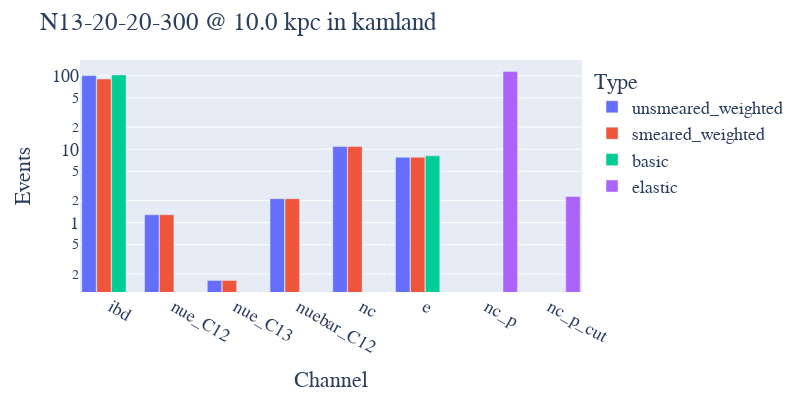

Notebook code for this chart:
### Code cell
totals = pnut.event_totals(sn, detector)
beer.bar_totals(sn, detector, totals)

### Figure 1 — Plotly figure (JSON) as saved in the notebook; plotly's stock layout.template omitted (floating-point values rounded to 4 significant figures)
{"data": [{"alignmentgroup": "True", "hovertemplate": "Type=unsmeared_weighted<br>Channel=%{x}<br>Events=%{y}<extra></extra>", "legendgroup": "unsmeared_weighted", "marker": {"color": "#636efa", "pattern": {"shape": ""}}, "name": "unsmeared_weighted", "offsetgroup": "unsmeared_weighted", "orientation": "v", "showlegend": true, "textposition": "auto", "type": "bar", "x": ["ibd", "nue_C12", "nue_C13", "nuebar_C12", "nc", "e"], "xaxis": "x", "y": [100.5, 1.28, 0.1636, 2.119, 10.87, 7.761], "yaxis": "y"}, {"alignmentgroup": "True", "hovertemplate": "Type=smeared_weighted<br>Channel=%{x}<br>Events=%{y}<extra></extra>", "legendgroup": "smeared_weighted", "marker": {"color": "#EF553B", "pattern": {"shape": ""}}, "name": "smeared_weighted", "offsetgroup": "smeared_weighted", "orientation": "v", "showlegend": true, "textposition": "auto", "type": "bar", "x": ["ibd", "nue_C12", "nue_C13", "nuebar_C12", "nc", "e"], "xaxis": "x", "y": [90.4, 1.28, 0.1635, 2.119, 10.87, 7.76], "yaxis": "y"}, {"alignmentgroup": "True", "hovertemplate": "Type=basic<br>Channel=%{x}<br>Events=%{y}<extra></extra>", "legendgroup": "basic", "marker": {"color": "#00cc96", "pattern": {"shape": ""}}, "name": "basic", "offsetgroup": "basic", "orientation": "v", "showlegend": true, "textposition": "auto", "type": "bar", "x": ["ibd", "e"], "xaxis": "x", "y": [102.6, 8.116], "yaxis": "y"}, {"alignmentgroup": "True", "hovertemplate": "Type=elastic<br>Channel=%{x}<br>Events=%{y}<extra></extra>", "legendgroup": "elastic", "marker": {"color": "#ab63fa", "pattern": {"shape": ""}}, "name": "elastic", "offsetgroup": "elastic", "orientation": "v", "showlegend": true, "textposition": "auto", "type": "bar", "x": ["nc_p", "nc_p_cut"], "xaxis": "x", "y": [113.9, 2.277], "yaxis": "y"}], "layout": {"bargap": 0.05, "bargroupgap": 0.03, "barmode": "group", "font": {"family": "Times New Roman", "size": 18}, "height": 400, "legend": {"title": {"text": "Type"}, "tracegroupgap": 0}, "margin": {"t": 60}, "title": {"text": "N13-20-20-300 @ 10.0 kpc in kamland"}, "width": 800, "xaxis": {"anchor": "y", "domain": [0, 1], "title": {"text": "Channel"}}, "yaxis": {"anchor": "x", "domain": [0, 1], "title": {"text": "Events"}, "type": "log"}}}
